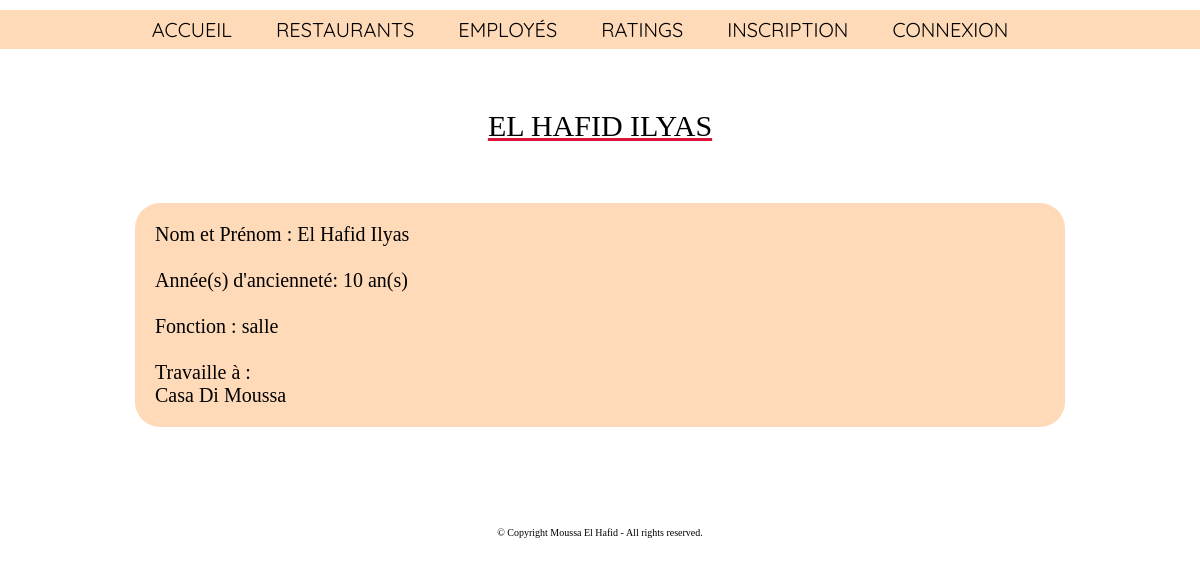
Page /employee/El Hafid Ilyas on the committed database.
### R_Restaurant_App/models.py (models this page shows)
class Employee(models.Model):
    e_id = models.AutoField(primary_key=True)
    e_name = models.CharField("Nom et prénom de l'employé", max_length=30, default='Nom')
    y_worked = models.IntegerField("Années d'ancienneté")
    job_choices = [("salle", "Salle"), ("cuisine", "Cuisine"), ("gestion", "Gestion")]
    job = models.CharField("Fonction", choices=job_choices, max_length=30, default="Salle, Cuisine ou Gestion")
    work_r = models.ManyToManyField(Restaurant, blank=True)
    def __str__(self):
        return str(self.e_name)
    class Meta:
        verbose_name = 'Employé'
        verbose_name_plural = 'Employés'

class Restaurant(models.Model):
    r_id = models.AutoField(primary_key=True)
    r_name = models.CharField("Nom du restaurant", max_length=30)
    tva_nr = models.CharField('Numéro de TVA', max_length=15)
    y_launch = models.IntegerField("Année de lancement", default="1998")
    email_address = models.CharField("Adresse mail", max_length=30, default="monadresse@mail.com")
    city = models.CharField("Ville", max_length=30, default="Ville")
    has_employee = models.ManyToManyField("Employee")
    def __str__(self):
        return str(self.r_name)
    class Meta:
        verbose_name = 'Restaurant'
        verbose_name_plural = 'Restaurants'

### R_Restaurant_App/views.py (the view)
# urls.py: path('employee/<str:empl_name>', views.empl_detail, name='empl_detail'),
def empl_detail(request, empl_name):
    try:
        all_employees = Employee.objects.get(e_name=empl_name)
    except Employee.DoesNotExist:
        raise Http404("Nous n'avons pas trouvé l'employé' demandé")
    return render(request, 'employee/detail.html', {'all_employee': all_employees})

### templates/employee/detail.html (shortened to what this page needs)
{% extends 'layouts/base.html'%}
{% block content%}
<head>
</head>
<body>
<h2 class="titre">{{ all_employee }}</h2>
<p class="object_details">Nom et Prénom : {{ all_employee.e_name }}
<br>
<br>Année(s) d'ancienneté: {{ all_employee.y_worked }} an(s)
<br>
<br>Fonction : {{ all_employee.job}}
<br>
<br>Travaille à :
<br>
{% for e in all_employee.work_r.all %}
      {{ e }}
{% empty %}
    <p class="object_details">Cet employé ne travaille dans aucun restaurant </p>
{% endfor %}
</p>
</body>
{% endblock %}

### R_Restaurant_App/static/style.css (style rules this page uses)
* { margin: 0; padding: 0; }
.titre { font-size: 30px; font-weight: lighter; text-decoration: underline crimson; padding: 10px; margin-top: 50px; margin-bottom:50px; text-align: center; text-transform: uppercase; }
body { background-color: white; font-family: "Times New Roman"; }
p { text-align: center; font-size: 20px; }
.object_details { background-color: peachpuff; padding: 20px; font-size: 20px; text-align: left; margin-left: 75px; margin-right: 75px; margin-top : 10px; border-radius: 25px; }

### rows in the picture
Employee: e_name "EL HAFID ILYAS", e_name "El Hafid Ilyas", y_worked "10", job "salle"
Restaurant: r_name "Casa Di Moussa"
